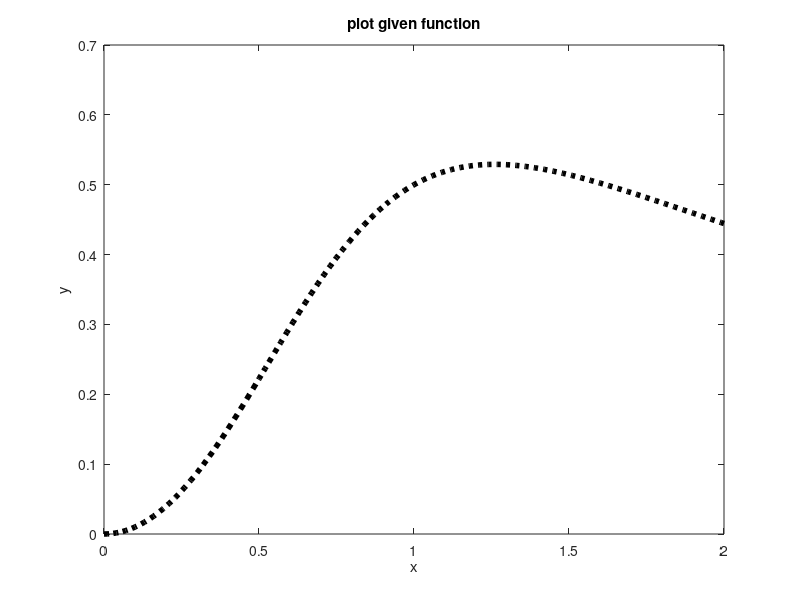

This chart was generated by the following MATLAB code:
%%
clearvars
clc

%%
x=0:0.01:2;
y=x.^2./(x.^3+1);

%%
figure;
plot(x,y,'k:','LineWidth',4);
xlabel('x');
ylabel('y');
title('plot given function');
